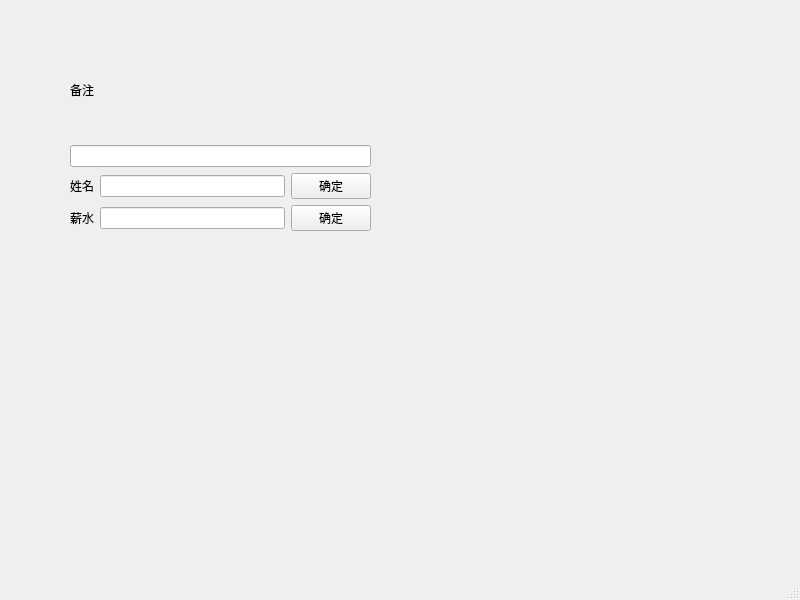
<?xml version="1.0" encoding="UTF-8"?>
<ui version="4.0">
 <class>MainWindow</class>
 <widget class="QMainWindow" name="MainWindow">
  <property name="geometry">
   <rect>
    <x>0</x>
    <y>0</y>
    <width>800</width>
    <height>600</height>
   </rect>
  </property>
  <property name="windowTitle">
   <string>MainWindow</string>
  </property>
  <widget class="QWidget" name="centralwidget">
   <widget class="QWidget" name="">
    <property name="geometry">
     <rect>
      <x>70</x>
      <y>40</y>
      <width>301</width>
      <height>191</height>
     </rect>
    </property>
    <layout class="QVBoxLayout" name="verticalLayout">
     <item>
      <widget class="QLabel" name="label">
       <property name="text">
        <string>备注</string>
       </property>
      </widget>
     </item>
     <item>
      <widget class="QLineEdit" name="lineEdit"/>
     </item>
     <item>
      <layout class="QHBoxLayout" name="horizontalLayout">
       <item>
        <widget class="QLabel" name="label_2">
         <property name="text">
          <string>姓名</string>
         </property>
        </widget>
       </item>
       <item>
        <widget class="QLineEdit" name="lineEdit_2"/>
       </item>
       <item>
        <widget class="QPushButton" name="pushButton">
         <property name="text">
          <string>确定</string>
         </property>
        </widget>
       </item>
      </layout>
     </item>
     <item>
      <layout class="QHBoxLayout" name="horizontalLayout_2">
       <item>
        <widget class="QLabel" name="label_3">
         <property name="text">
          <string>薪水</string>
         </property>
        </widget>
       </item>
       <item>
        <widget class="QLineEdit" name="lineEdit_3"/>
       </item>
       <item>
        <widget class="QPushButton" name="pushButton_2">
         <property name="text">
          <string>确定</string>
         </property>
        </widget>
       </item>
      </layout>
     </item>
    </layout>
   </widget>
  </widget>
  <widget class="QMenuBar" name="menubar">
   <property name="geometry">
    <rect>
     <x>0</x>
     <y>0</y>
     <width>800</width>
     <height>23</height>
    </rect>
   </property>
  </widget>
  <widget class="QStatusBar" name="statusbar"/>
 </widget>
 <resources/>
 <connections/>
</ui>
